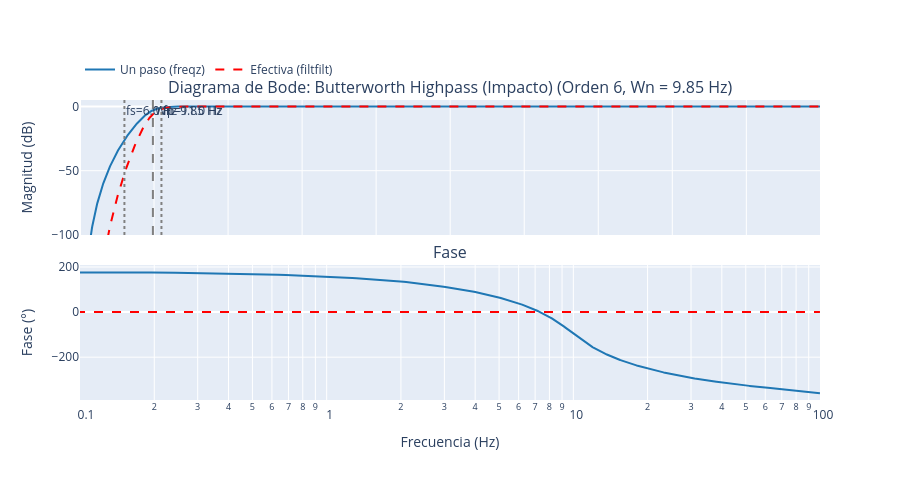
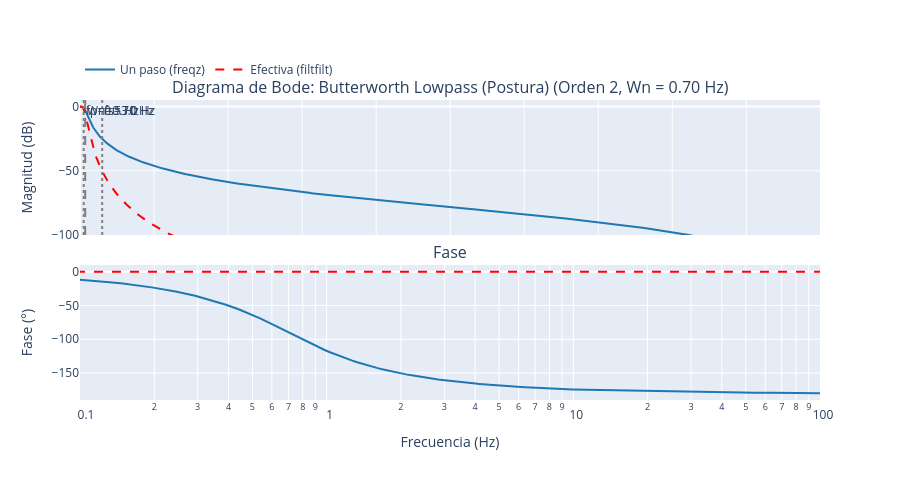
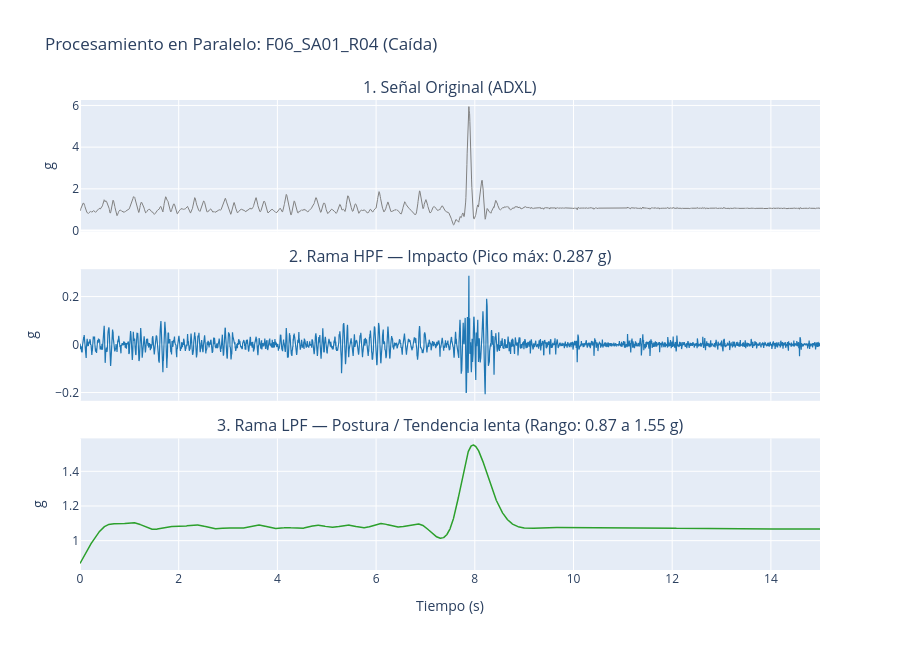

Notebook code cell kept with these figures, in order:
### Code cell
from plotly.subplots import make_subplots

def graficar_bode(sos, orden, wn, tipo_texto, f_especificaciones):
    # Calculamos la respuesta en frecuencia del filtro digital
    w, h = signal.sosfreqz(sos, worN=2048, fs=FS)
    
    # Magnitud en dB (un paso vs. ida y vuelta con filtfilt)
    mag_db = 20 * np.log10(np.maximum(np.abs(h), 1e-12))
    mag_eff_db = 2 * mag_db
    # Fase continua desenrollada en grados
    fase_deg = np.unwrap(np.angle(h)) * (180 / np.pi)
    fc_hz = wn * (FS / 2)

    fig = make_subplots(
        rows=2, cols=1, shared_xaxes=True, vertical_spacing=0.1,
        subplot_titles=(
            f"Diagrama de Bode: {tipo_texto} (Orden {orden}, Wn = {fc_hz:.2f} Hz)",
            "Fase"
        )
    )

    # Subgráfica 1: Magnitud
    fig.add_trace(go.Scatter(x=w, y=mag_db, name="Un paso (freqz)", line=dict(color="#1f77b4")), row=1, col=1)
    fig.add_trace(go.Scatter(x=w, y=mag_eff_db, name="Efectiva (filtfilt)", line=dict(color="red", dash="dash")), row=1, col=1)
    
    # Líneas verticales de referencia (Wn, fp y fs)
    fig.add_vline(x=fc_hz, line_dash="dash", line_color="gray", annotation_text=f"Wn={fc_hz:.2f} Hz", row=1, col=1)
    for etiqueta, freq in f_especificaciones.items():
        fig.add_vline(x=freq, line_dash="dot", line_color="gray", annotation_text=f"{etiqueta}={freq} Hz", row=1, col=1)

    # Subgráfica 2: Fase
    fig.add_trace(go.Scatter(x=w, y=fase_deg, name="Fase un paso", line=dict(color="#1f77b4"), showlegend=False), row=2, col=1)
    fig.add_trace(go.Scatter(x=w, y=np.zeros_like(w), name="Fase efectiva (0°)", line=dict(color="red", dash="dash"), showlegend=False), row=2, col=1)

    fig.update_xaxes(type="log", range=[np.log10(0.1), np.log10(FS / 2)], title_text="Frecuencia (Hz)", row=2, col=1)
    fig.update_yaxes(range=[-100, 5], title_text="Magnitud (dB)", row=1, col=1)
    fig.update_yaxes(title_text="Fase (°)", row=2, col=1)
    fig.update_layout(height=480, legend=dict(orientation="h", y=1.15))
    fig.show()

def graficar_ramas_tiempo(df=df_senal, impacto=senal_impacto, postura=senal_postura, ruta=Ruta, columna='ADXL'):
    clase = "ADL" if ruta.name.startswith("D") else "Caída"
    t = np.arange(len(df)) / FS

    # 3 subgráficas compartiendo el eje de tiempo para comparar ambas ramas
    fig = make_subplots(
        rows=3, cols=1, shared_xaxes=True, vertical_spacing=0.08,
        subplot_titles=(
            f"1. Señal Original ({columna})",
            f"2. Rama HPF — Impacto (Pico máx: {impacto.abs().max():.3f} g)",
            f"3. Rama LPF — Postura / Tendencia lenta (Rango: {postura.min():.2f} a {postura.max():.2f} g)"
        )
    )

    fig.add_trace(go.Scatter(x=t, y=df[columna], name="Original", line=dict(color="gray", width=1)), row=1, col=1)
    fig.add_trace(go.Scatter(x=t, y=impacto, name="HPF (Impacto)", line=dict(color="#1f77b4", width=1.2)), row=2, col=1)
    fig.add_trace(go.Scatter(x=t, y=postura, name="LPF (Postura)", line=dict(color="#2ca02c", width=1.5)), row=3, col=1)

    fig.update_xaxes(title_text="Tiempo (s)", row=3, col=1)
    fig.update_yaxes(title_text="g", row=1, col=1)
    fig.update_yaxes(title_text="g", row=2, col=1)
    fig.update_yaxes(title_text="g", row=3, col=1)
    fig.update_layout(
        title_text=f"Procesamiento en Paralelo: {ruta.stem} ({clase})",
        height=650,
        hovermode="x unified",
        showlegend=False
    )
    fig.show()

# Ejecutamos los diagramas de Bode de ambos filtros y la comparación temporal
graficar_bode(sos_hpf, orden_hpf, wn_hpf, "Butterworth Highpass (Impacto)", {"fs": FRECHAZO_HPF, "fp": FPASO_HPF})
graficar_bode(sos_lpf, orden_lpf, wn_lpf, "Butterworth Lowpass (Postura)", {"fp": FPASO_LPF, "fs": FRECHAZO_LPF})
graficar_ramas_tiempo()

### Figure 1 — Plotly figure (JSON) as saved in the notebook; plotly's stock layout.template omitted (floating-point values rounded to 4 significant figures; data arrays with more than 128 entries replaced by an {"elided": "..."} marker saying what was removed)
{"data": [{"line": {"color": "#1f77b4"}, "name": "Un paso (freqz)", "type": "scatter", "x": {"elided": "2048 float values"}, "xaxis": "x", "y": {"elided": "2048 float values"}, "yaxis": "y"}, {"line": {"color": "red", "dash": "dash"}, "name": "Efectiva (filtfilt)", "type": "scatter", "x": {"elided": "2048 float values"}, "xaxis": "x", "y": {"elided": "2048 float values"}, "yaxis": "y"}, {"line": {"color": "#1f77b4"}, "name": "Fase un paso", "showlegend": false, "type": "scatter", "x": {"elided": "2048 float values"}, "xaxis": "x2", "y": {"elided": "2048 float values"}, "yaxis": "y2"}, {"line": {"color": "red", "dash": "dash"}, "name": "Fase efectiva (0°)", "showlegend": false, "type": "scatter", "x": {"elided": "2048 float values"}, "xaxis": "x2", "y": {"elided": "2048 float values"}, "yaxis": "y2"}], "layout": {"annotations": [{"font": {"size": 16}, "showarrow": false, "text": "Diagrama de Bode: Butterworth Highpass (Impacto) (Orden 6, Wn = 9.85 Hz)", "x": 0.5, "xanchor": "center", "xref": "paper", "y": 1, "yanchor": "bottom", "yref": "paper"}, {"font": {"size": 16}, "showarrow": false, "text": "Fase", "x": 0.5, "xanchor": "center", "xref": "paper", "y": 0.45, "yanchor": "bottom", "yref": "paper"}, {"showarrow": false, "text": "Wn=9.85 Hz", "x": 9.848, "xanchor": "left", "xref": "x", "y": 1, "yanchor": "top", "yref": "y domain"}, {"showarrow": false, "text": "fs=6.0 Hz", "x": 6, "xanchor": "left", "xref": "x", "y": 1, "yanchor": "top", "yref": "y domain"}, {"showarrow": false, "text": "fp=11.0 Hz", "x": 11, "xanchor": "left", "xref": "x", "y": 1, "yanchor": "top", "yref": "y domain"}], "height": 480, "legend": {"orientation": "h", "y": 1.15}, "shapes": [{"line": {"color": "gray", "dash": "dash"}, "type": "line", "x0": 9.848, "x1": 9.848, "xref": "x", "y0": 0, "y1": 1, "yref": "y domain"}, {"line": {"color": "gray", "dash": "dot"}, "type": "line", "x0": 6, "x1": 6, "xref": "x", "y0": 0, "y1": 1, "yref": "y domain"}, {"line": {"color": "gray", "dash": "dot"}, "type": "line", "x0": 11, "x1": 11, "xref": "x", "y0": 0, "y1": 1, "yref": "y domain"}], "xaxis": {"anchor": "y", "domain": [0, 1], "matches": "x2", "showticklabels": false}, "xaxis2": {"anchor": "y2", "domain": [0, 1], "range": [-1, 2], "title": {"text": "Frecuencia (Hz)"}, "type": "log"}, "yaxis": {"anchor": "x", "domain": [0.55, 1], "range": [-100, 5], "title": {"text": "Magnitud (dB)"}}, "yaxis2": {"anchor": "x2", "domain": [0, 0.45], "title": {"text": "Fase (°)"}}}}

### Figure 2 — Plotly figure (JSON) as saved in the notebook; plotly's stock layout.template omitted (floating-point values rounded to 4 significant figures; data arrays with more than 128 entries replaced by an {"elided": "..."} marker saying what was removed)
{"data": [{"line": {"color": "#1f77b4"}, "name": "Un paso (freqz)", "type": "scatter", "x": {"elided": "2048 float values"}, "xaxis": "x", "y": {"elided": "2048 float values"}, "yaxis": "y"}, {"line": {"color": "red", "dash": "dash"}, "name": "Efectiva (filtfilt)", "type": "scatter", "x": {"elided": "2048 float values"}, "xaxis": "x", "y": {"elided": "2048 float values"}, "yaxis": "y"}, {"line": {"color": "#1f77b4"}, "name": "Fase un paso", "showlegend": false, "type": "scatter", "x": {"elided": "2048 float values"}, "xaxis": "x2", "y": {"elided": "2048 float values"}, "yaxis": "y2"}, {"line": {"color": "red", "dash": "dash"}, "name": "Fase efectiva (0°)", "showlegend": false, "type": "scatter", "x": {"elided": "2048 float values"}, "xaxis": "x2", "y": {"elided": "2048 float values"}, "yaxis": "y2"}], "layout": {"annotations": [{"font": {"size": 16}, "showarrow": false, "text": "Diagrama de Bode: Butterworth Lowpass (Postura) (Orden 2, Wn = 0.70 Hz)", "x": 0.5, "xanchor": "center", "xref": "paper", "y": 1, "yanchor": "bottom", "yref": "paper"}, {"font": {"size": 16}, "showarrow": false, "text": "Fase", "x": 0.5, "xanchor": "center", "xref": "paper", "y": 0.45, "yanchor": "bottom", "yref": "paper"}, {"showarrow": false, "text": "Wn=0.70 Hz", "x": 0.7009, "xanchor": "left", "xref": "x", "y": 1, "yanchor": "top", "yref": "y domain"}, {"showarrow": false, "text": "fp=0.5 Hz", "x": 0.5, "xanchor": "left", "xref": "x", "y": 1, "yanchor": "top", "yref": "y domain"}, {"showarrow": false, "text": "fs=3.0 Hz", "x": 3, "xanchor": "left", "xref": "x", "y": 1, "yanchor": "top", "yref": "y domain"}], "height": 480, "legend": {"orientation": "h", "y": 1.15}, "shapes": [{"line": {"color": "gray", "dash": "dash"}, "type": "line", "x0": 0.7009, "x1": 0.7009, "xref": "x", "y0": 0, "y1": 1, "yref": "y domain"}, {"line": {"color": "gray", "dash": "dot"}, "type": "line", "x0": 0.5, "x1": 0.5, "xref": "x", "y0": 0, "y1": 1, "yref": "y domain"}, {"line": {"color": "gray", "dash": "dot"}, "type": "line", "x0": 3, "x1": 3, "xref": "x", "y0": 0, "y1": 1, "yref": "y domain"}], "xaxis": {"anchor": "y", "domain": [0, 1], "matches": "x2", "showticklabels": false}, "xaxis2": {"anchor": "y2", "domain": [0, 1], "range": [-1, 2], "title": {"text": "Frecuencia (Hz)"}, "type": "log"}, "yaxis": {"anchor": "x", "domain": [0.55, 1], "range": [-100, 5], "title": {"text": "Magnitud (dB)"}}, "yaxis2": {"anchor": "x2", "domain": [0, 0.45], "title": {"text": "Fase (°)"}}}}

### Figure 3 — Plotly figure (JSON) as saved in the notebook; plotly's stock layout.template omitted (floating-point values rounded to 4 significant figures; data arrays with more than 128 entries replaced by an {"elided": "..."} marker saying what was removed)
{"data": [{"line": {"color": "gray", "width": 1}, "name": "Original", "type": "scatter", "x": {"elided": "3000 float values"}, "xaxis": "x", "y": {"elided": "3000 float values"}, "yaxis": "y"}, {"line": {"color": "#1f77b4", "width": 1.2}, "name": "HPF (Impacto)", "type": "scatter", "x": {"elided": "3000 float values"}, "xaxis": "x2", "y": {"elided": "3000 float values"}, "yaxis": "y2"}, {"line": {"color": "#2ca02c", "width": 1.5}, "name": "LPF (Postura)", "type": "scatter", "x": {"elided": "3000 float values"}, "xaxis": "x3", "y": {"elided": "3000 float values"}, "yaxis": "y3"}], "layout": {"annotations": [{"font": {"size": 16}, "showarrow": false, "text": "1. Señal Original (ADXL)", "x": 0.5, "xanchor": "center", "xref": "paper", "y": 1, "yanchor": "bottom", "yref": "paper"}, {"font": {"size": 16}, "showarrow": false, "text": "2. Rama HPF — Impacto (Pico máx: 0.287 g)", "x": 0.5, "xanchor": "center", "xref": "paper", "y": 0.64, "yanchor": "bottom", "yref": "paper"}, {"font": {"size": 16}, "showarrow": false, "text": "3. Rama LPF — Postura / Tendencia lenta (Rango: 0.87 a 1.55 g)", "x": 0.5, "xanchor": "center", "xref": "paper", "y": 0.28, "yanchor": "bottom", "yref": "paper"}], "height": 650, "hovermode": "x unified", "showlegend": false, "title": {"text": "Procesamiento en Paralelo: F06_SA01_R04 (Caída)"}, "xaxis": {"anchor": "y", "domain": [0, 1], "matches": "x3", "showticklabels": false}, "xaxis2": {"anchor": "y2", "domain": [0, 1], "matches": "x3", "showticklabels": false}, "xaxis3": {"anchor": "y3", "domain": [0, 1], "title": {"text": "Tiempo (s)"}}, "yaxis": {"anchor": "x", "domain": [0.72, 1], "title": {"text": "g"}}, "yaxis2": {"anchor": "x2", "domain": [0.36, 0.64], "title": {"text": "g"}}, "yaxis3": {"anchor": "x3", "domain": [0, 0.28], "title": {"text": "g"}}}}
